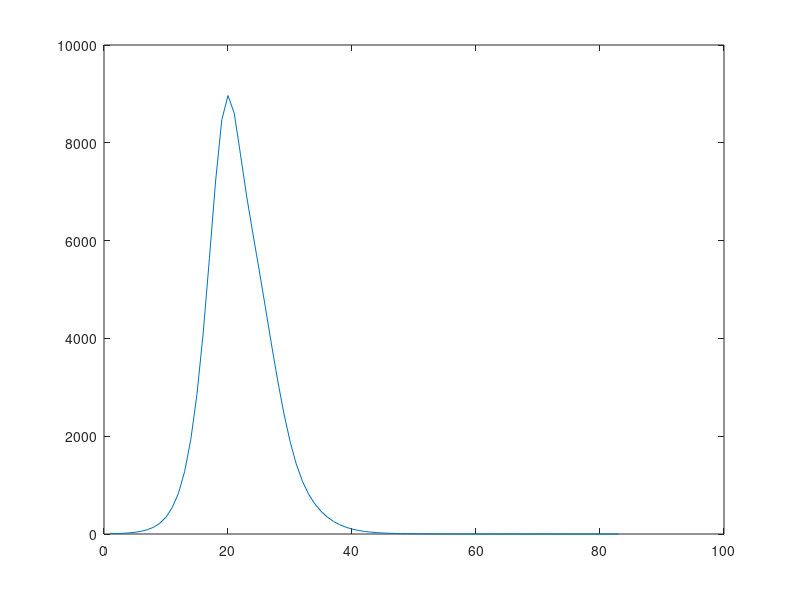

Reproduce this figure in MATLAB.
%% initial parameters
P_tot=107000;
V=3500;
DinM=30;% 30 days in a month
iniP_G1=P_tot*0.137; %<18
iniP_G2=P_tot*0.164; %>65
iniP_G3=P_tot-iniP_G1-iniP_G2; %18-65
% unvaccinated uninfected population
P_G1=iniP_G1;
P_G2=iniP_G2;
P_G3=iniP_G3;
% vaccinated uninfected population
V_P_G1=0; %no one is vaccinated at the beginning
V_P_G2=0;
V_P_G3=0;
% unvaccinated infected population
I_G1=[5]; %initial infected population
I_G2=[5];
I_G3=[5];
% vaccinated infected population
V_I_G1=[0];
V_I_G2=[0];
V_I_G3=[0];
% unvaccinated dead population
D_G1=[0];
D_G2=[0];
D_G3=[0];
% vaccinated dead population
V_D_G1=[0];
V_D_G2=[0];
V_D_G3=[0];
%death rate
DR_G1=0.001;
DR_G2=0.18;
DR_G3=0.02;
%infection rate
IR_G1toG1=0.18; 
IR_G1toG2=0.28; 
IR_G1toG3=0.18; 
IR_G2toG1=0.17; 
IR_G2toG2=0.25; 
IR_G2toG3=0.17; 
IR_G3toG1=0.08; %the ratio of parents to children : children to parents is about 3:7
IR_G3toG2=0.28; 
IR_G3toG3=0.18; 

VDR=0.1; %vaccine effect on death rate
VIR=0.3; %vaccine effect on infection rate

%recover days
R_G=10; %assume everyone is no longer contagious after 10 days

%% time to stimulate
while (I_G1(end)+I_G2(end)+I_G3(end)+V_I_G1(end)+V_I_G2(end)+V_I_G3(end))>=0 && (P_G1+P_G2+P_G3)>0

    %give vaccine proportion to each group, assume the vaccine is evenly distributed each day
    temp=P_G1+P_G2+P_G3;

    V_P_G1=V_P_G1+(V/DinM)*P_G1/temp;
    V_P_G2=V_P_G2+(V/DinM)*P_G2/temp;
    V_P_G3=V_P_G3+(V/DinM)*P_G3/temp;

    P_G1=P_G1-(V/DinM)*P_G1/temp;
    if P_G1<0
        P_G1=0;
    end
    P_G2=P_G2-(V/DinM)*P_G2/temp;
    if P_G2<0
        P_G2=0;
    end
    P_G3=P_G3-(V/DinM)*P_G3/temp;
    if P_G3<0
        P_G3=0;
    end

    %get infected
    startIndex = max(1, numel(I_G1) - R_G+1);
    
    %sumLast10 = sum(arr(startIndex:end));
    new_I_G1=(P_G1/iniP_G1)*(IR_G1toG1*sum(I_G1(startIndex:end))+IR_G2toG1*sum(I_G2(startIndex:end))+IR_G3toG1*sum(I_G3(startIndex:end))+VIR*(sum(V_I_G1(startIndex:end))*IR_G1toG1+sum(V_I_G2(startIndex:end))*IR_G2toG1+sum(V_I_G3(startIndex:end))*IR_G3toG1));
    new_I_G2=(P_G2/iniP_G2)*(IR_G1toG2*sum(I_G1(startIndex:end))+IR_G2toG2*sum(I_G2(startIndex:end))+IR_G3toG2*sum(I_G3(startIndex:end))+VIR*(sum(V_I_G1(startIndex:end))*IR_G1toG2+sum(V_I_G2(startIndex:end))*IR_G2toG2+sum(V_I_G3(startIndex:end))*IR_G3toG2));
    new_I_G3=(P_G3/iniP_G3)*(IR_G1toG3*sum(I_G1(startIndex:end))+IR_G2toG3*sum(I_G2(startIndex:end))+IR_G3toG3*sum(I_G3(startIndex:end))+VIR*(sum(V_I_G1(startIndex:end))*IR_G1toG3+sum(V_I_G2(startIndex:end))*IR_G2toG3+sum(V_I_G3(startIndex:end))*IR_G3toG3));

    new_V_I_G1=VIR*(V_P_G1/iniP_G1)*(IR_G1toG1*sum(I_G1(startIndex:end))+IR_G2toG1*sum(I_G2(startIndex:end))+IR_G3toG1*sum(I_G3(startIndex:end))+VIR*(sum(V_I_G1(startIndex:end))*IR_G1toG1+sum(V_I_G2(startIndex:end))*IR_G2toG1+sum(V_I_G3(startIndex:end))*IR_G3toG1));
    new_V_I_G2=VIR*(V_P_G2/iniP_G2)*(IR_G1toG2*sum(I_G1(startIndex:end))+IR_G2toG2*sum(I_G2(startIndex:end))+IR_G3toG2*sum(I_G3(startIndex:end))+VIR*(sum(V_I_G1(startIndex:end))*IR_G1toG2+sum(V_I_G2(startIndex:end))*IR_G2toG2+sum(V_I_G3(startIndex:end))*IR_G3toG2));
    new_V_I_G3=VIR*(V_P_G3/iniP_G3)*(IR_G1toG3*sum(I_G1(startIndex:end))+IR_G2toG3*sum(I_G2(startIndex:end))+IR_G3toG3*sum(I_G3(startIndex:end))+VIR*(sum(V_I_G1(startIndex:end))*IR_G1toG3+sum(V_I_G2(startIndex:end))*IR_G2toG3+sum(V_I_G3(startIndex:end))*IR_G3toG3));

    if new_I_G1>P_G1
        new_I_G1=P_G1;
    end
    P_G1=P_G1-new_I_G1;
    if new_I_G2>P_G2
        new_I_G2=P_G2;
    end
    P_G2=P_G2-new_I_G2;
    if new_I_G3>P_G3
        new_I_G3=P_G3;
    end
    P_G3=P_G3-new_I_G3;

    if new_V_I_G1>V_P_G1
        new_V_I_G1=V_P_G1;
    end
    V_P_G1=V_P_G1-new_V_I_G1;
    if new_V_I_G2>V_P_G2
        new_V_I_G2=V_P_G2;
    end
    V_P_G2=V_P_G2-new_V_I_G2;
    if new_V_I_G3>V_P_G3
        new_V_I_G3=V_P_G3;
    end
    V_P_G3=V_P_G3-new_V_I_G3;

    I_G1=[I_G1 new_I_G1];
    I_G2=[I_G2 new_I_G2];
    I_G3=[I_G3 new_I_G3];

    V_I_G1=[V_I_G1 new_V_I_G1];
    V_I_G2=[V_I_G2 new_V_I_G2];
    V_I_G3=[V_I_G3 new_V_I_G3];

    %get dead, assume all death happend on the first day of infection
    D_G1=[D_G1 DR_G1*I_G1(end)];
    D_G2=[D_G2 DR_G2*I_G2(end)];
    D_G3=[D_G3 DR_G3*I_G3(end)];

    V_D_G1=[V_D_G1 VDR*DR_G1*V_I_G1(end)];
    V_D_G2=[V_D_G2 VDR*DR_G2*V_I_G2(end)];
    V_D_G3=[V_D_G3 VDR*DR_G3*V_I_G3(end)];
end

%% plot result
% plot total infected population per day
figure(1)
plot(I_G1+I_G2+I_G3+V_I_G1+V_I_G2+V_I_G3)
